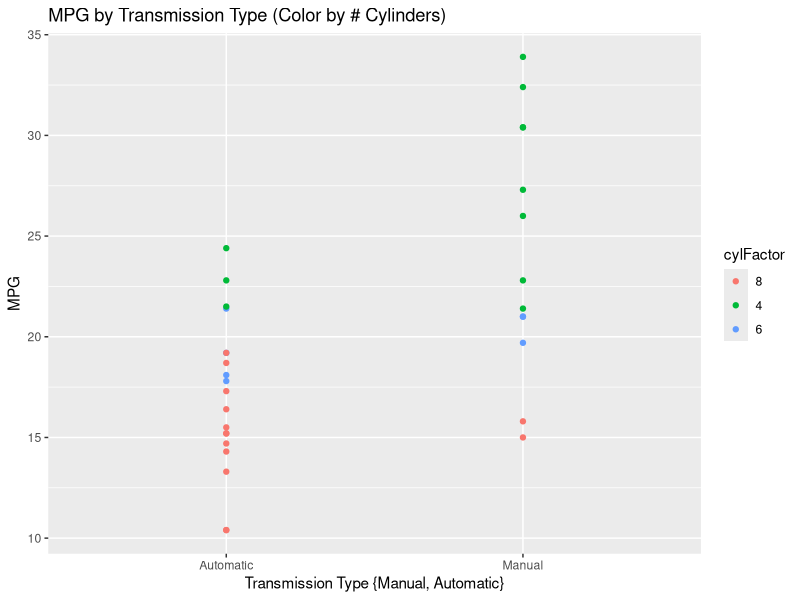
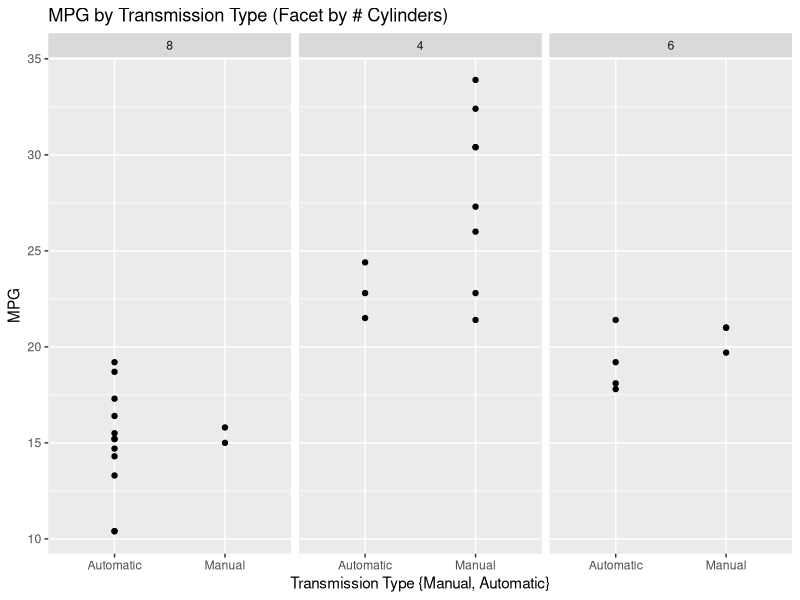
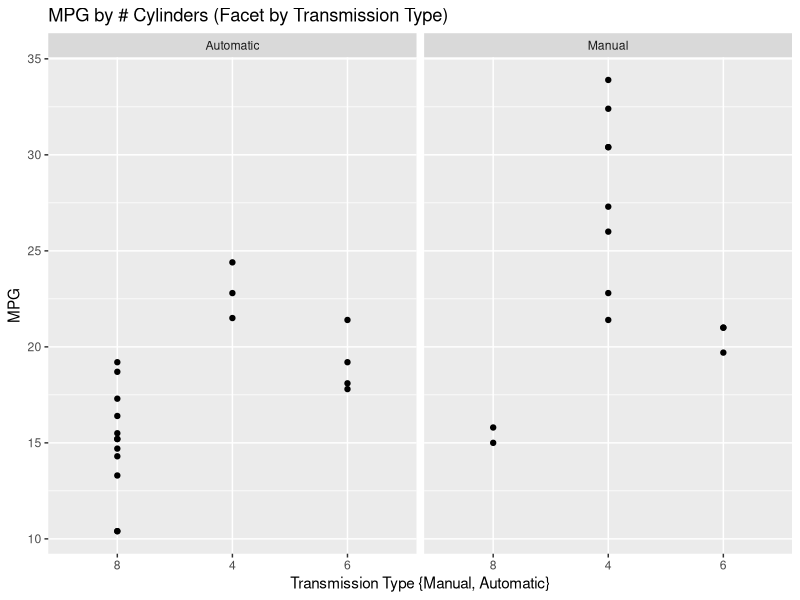
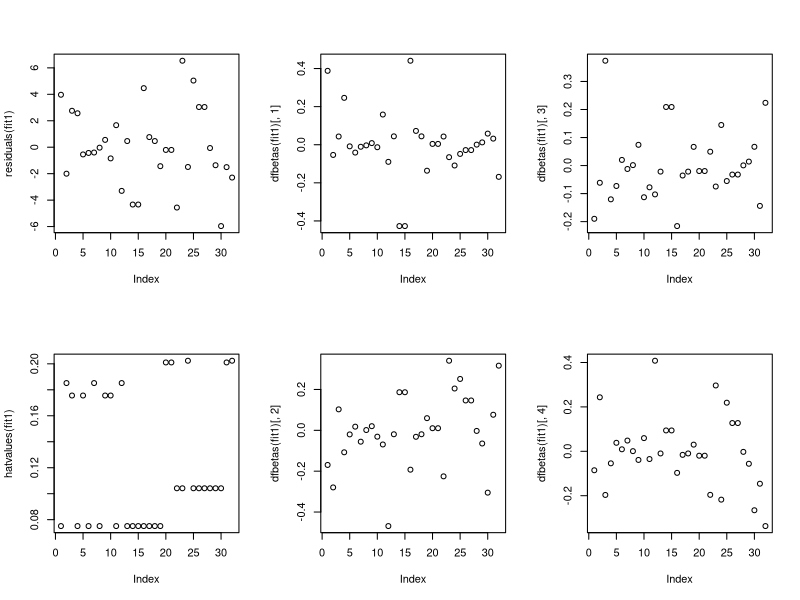
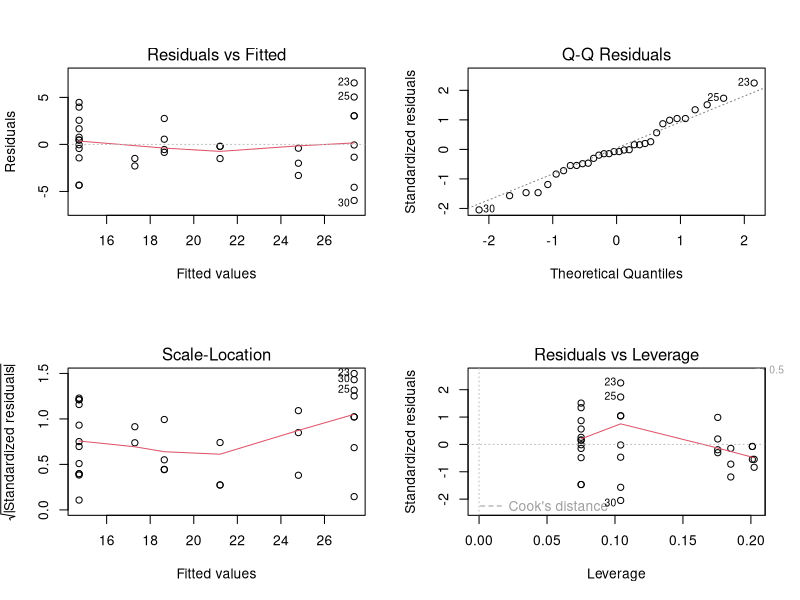

The R source for these figures, in order:
## ---- chunk 1
# Initial Notes 

# Context
# 
# You work for Motor Trend, a magazine about the automobile industry. Looking at a data set of a collection of cars, they are interested in exploring the relationship between a set of variables and miles per gallon (MPG) (outcome). They are particularly interested in the following two questions:
# 
# ."Is an automatic or manual transmission better for MPG"
# ."Quantify the MPG difference between automatic and manual transmissions"
# 
# Question
# 
# Take the mtcars data set and write up an analysis to answer their question using regression models and exploratory data analyses. 
# 
# Your report must be:
# .Written as a PDF printout of a compiled (using knitr) R markdown document. 
# .Brief. Roughly the equivalent of 2 pages or less for the main text. 
#   Supporting figures in an appendix can be included up to 5 total pages 
#   including the 2 for the main report. The appendix can only include figures.
# .Include a first paragraph executive summary.
# 
# Upload your PDF by clicking the Upload button below the text box.
# 
# Peer Grading
# 
# .The criteria that your classmates will use to evaluate and 
#   grade your work are shown below. 
# .Each criteria is binary: (1 point = criteria met acceptably; 
#   0 points = criteria not met acceptably)
# .Your Course Project score will be the sum of the points and 
#   will count as 40% of your final grade in the course. 
# 

## ---- chunk 2
library(ggplot2)

# load data 
data("mtcars") #head(mtcars) #summary(mtcars)

# Create a Lookup Table for Transmission Type & define factor columns 
Trans <- cbind( TransID = c(0,1), TransName = c("Automatic", "Manual"))
mtcars$cylFactor <- as.factor(mtcars$cyl)
mtcars <- within(mtcars, cylFactor <- relevel(cylFactor, ref = "8"))

# merge the datasets 
mtcarsTrans = merge(x = mtcars, y = Trans, by.x = "am", by.y = "TransID", x.all=TRUE)
## ---- chunk 3
# Exploratory Graphs 
qplot(TransName, mpg, data = mtcarsTrans, color = cylFactor, 
      main = "MPG by Transmission Type (Color by # Cylinders)", 
      xlab = "Transmission Type {Manual, Automatic}", ylab = "MPG")
qplot(TransName, mpg, data = mtcarsTrans, facets = .~ cylFactor,
      main = "MPG by Transmission Type (Facet by # Cylinders)", 
      xlab = "Transmission Type {Manual, Automatic}", ylab = "MPG")
qplot(cylFactor, mpg, data = mtcarsTrans, facets = .~ TransName,
      main = "MPG by # Cylinders (Facet by Transmission Type)", 
      xlab = "Transmission Type {Manual, Automatic}", ylab = "MPG")
## ---- chunk 4
## Model Results:  
fit1 <- lm(mtcarsTrans$mpg ~ mtcarsTrans$cylFactor + mtcarsTrans$TransName) 
fit2 <- lm(mtcarsTrans$mpg ~ mtcarsTrans$TransName) 
fit3 <- lm(mtcarsTrans$mpg ~ mtcarsTrans$cylFactor) 

coef(fit1); coef(fit2); coef(fit3)

par(mfcol = c(2,3)); plot(residuals(fit1)); plot(hatvalues(fit1)); plot(dfbetas(fit1)[,1]); plot(dfbetas(fit1)[,2]); plot(dfbetas(fit1)[,3]); plot(dfbetas(fit1)[,4]); 

par(mfrow = c(2,2)); plot(fit1)

summary(fit1) # summary(fit2); summary(fit3) 
